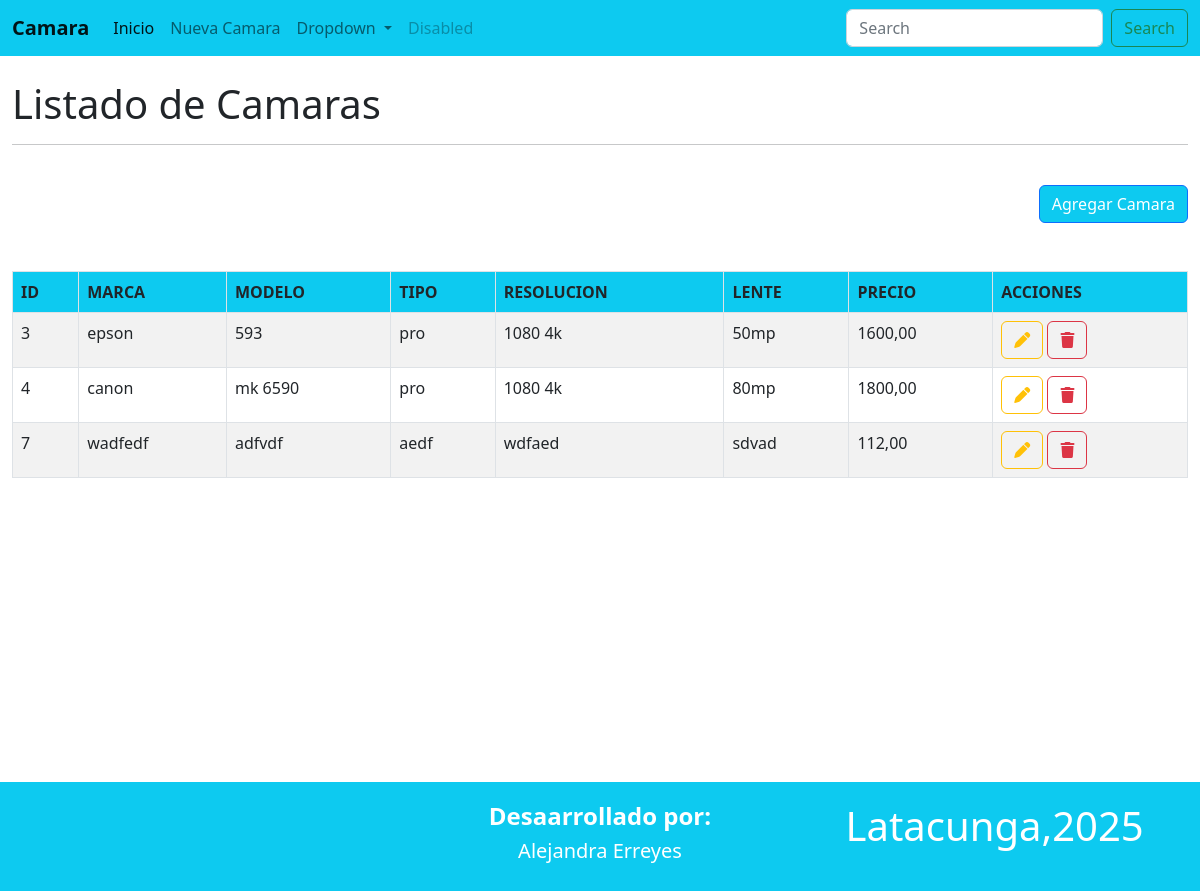
The page / on the database its author committed.
### Aplicaciones/Camara/models.py (models this page shows, shortened)
class Camaras(models.Model):
    id=models.AutoField(primary_key=True)
    marca = models.CharField(max_length=100)
    modelo = models.CharField(max_length=100)
    tipo = models.CharField(max_length=100)
    resolucion = models.CharField(max_length=100)
    lente = models.CharField(max_length=100)
    precio = models.DecimalField(max_digits=10, decimal_places=2)

### Aplicaciones/Camara/views.py (the view)
# urls.py: path('',views.inicio, name='inicio_camara'),
def inicio(request):
    listadoCamaras=Camaras.objects.all()
    return render(request,"inicio.html",{'camara':listadoCamaras})

### Aplicaciones/Camara/templates/inicio.html
{% extends './plantilla.html' %}
{% block contenido %}
<br>
<h1>Listado de Camaras</h1>
<hr>
<br>
<div class="text-end">
    <a href="nuevaCamara" class="btn btn-primary bg-info">Agregar Camara</a>
</div>
<br>
<br>
<table class="table table-bordered table-striped table-hover">
    <thead class="bg-info">
        <tr>
            <th>ID</th>
            <th>MARCA</th>
            <th>MODELO</th>
            <th>TIPO</th>
            <th>RESOLUCION</th>
            <th>LENTE</th>
            <th>PRECIO</th>
            <th>ACCIONES</th>
        </tr>
    </thead>
    <tbody>
        {%for CamaraTemporal in camara %}
            <tr>
                <td>{{CamaraTemporal.id}}</td>
                <td>{{CamaraTemporal.marca}}</td>
                <td>{{CamaraTemporal.modelo}}</td>
                <td>{{CamaraTemporal.tipo}}</td>
                <td>{{CamaraTemporal.resolucion}}</td>
                <td>{{CamaraTemporal.lente}}</td>
                <td>{{CamaraTemporal.precio}}</td>
                <td>
                    <a href="" class="btn btn-outline-warning">
                        <i class="fa fa-pen"></i>
                    </a>
                    <a href="eliminarCamara/{{CamaraTemporal.id}}"  class="btn btn-outline-danger" onclick="return confirm('Estas seguro que quieres eliminar')">
                        <i class="fa fa-trash"></i>
                    </a>
                </td>
            </tr>
        {% endfor %}
    </tbody>
</table><br><br><br><br><br><br><br><br><br><br><br><br>
{% endblock %}

### Aplicaciones/Camara/templates/plantilla.html (shortened to what this page needs)
<!DOCTYPE html>
<html lang="es">
<head>
    <link href="https://cdn.jsdelivr.net/npm/bootstrap@5.2.3/dist/css/bootstrap.min.css" rel="stylesheet">
    <link rel="stylesheet" href="https://cdnjs.cloudflare.com/ajax/libs/font-awesome/6.7.2/css/all.min.css" />
</head>
<body>
    <nav class="navbar navbar-expand-lg bg-info">
        <div class="container-fluid">
          <a class="navbar-brand" href="/"><b>Camara</b></a>
          <div class="collapse navbar-collapse" id="navbarSupportedContent">
            <ul class="navbar-nav me-auto mb-2 mb-lg-0">
              <li class="nav-item">
                <a class="nav-link active" aria-current="page" href="/">Inicio</a>
              </li>
              <li class="nav-item">
                <a class="nav-link" href="nuevaCamara">Nueva Camara</a>
              </li>
              <li class="nav-item dropdown">
                <a class="nav-link dropdown-toggle" href="#" role="button" data-bs-toggle="dropdown" aria-expanded="false">
                  Dropdown
                </a>
              </li>
              <li class="nav-item">
                <a class="nav-link disabled">Disabled</a>
              </li>
            </ul>
            <form class="d-flex" role="search">
              <input class="form-control me-2" type="search" placeholder="Search" aria-label="Search">
              <button class="btn btn-outline-success" type="submit">Search</button>
            </form>
          </div>
        </div>
    </nav>
    <div class="container-fluid">
        {% block contenido%}
        {% endblock %}
    </div>
    <div class="row bg-info" style="padding: 20px; color: white;">
        <div class="col-md-4 text-center">
        </div>
        <div class="col-md-4 text-center">
            <h4><b>Desaarrollado por:</b></h4>
            <h5>Alejandra Erreyes</h5>
        </div>
        <div class="col-md-4 text-center">
            <h1>Latacunga,2025</h1>
        </div>
    </div>
</body>
</html>

### rows shown on the page
Camaras: id "3", marca "epson", modelo "593", tipo "pro", resolucion "1080 4k", lente "50mp", precio "1600,00"
Camaras: id "4", marca "canon", modelo "mk 6590", tipo "pro", resolucion "1080 4k", lente "80mp", precio "1800,00"
Camaras: id "7", marca "wadfedf", modelo "adfvdf", tipo "aedf", resolucion "wdfaed", lente "sdvad", precio "112,00"
